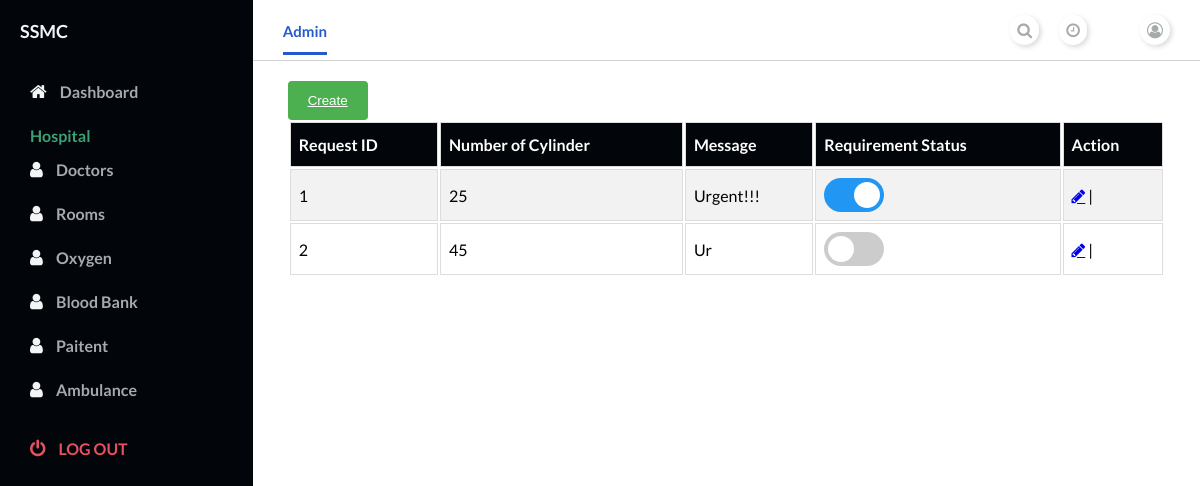
Before: /hospital/dashboard/oxygenlist (signed in) with the older database file.
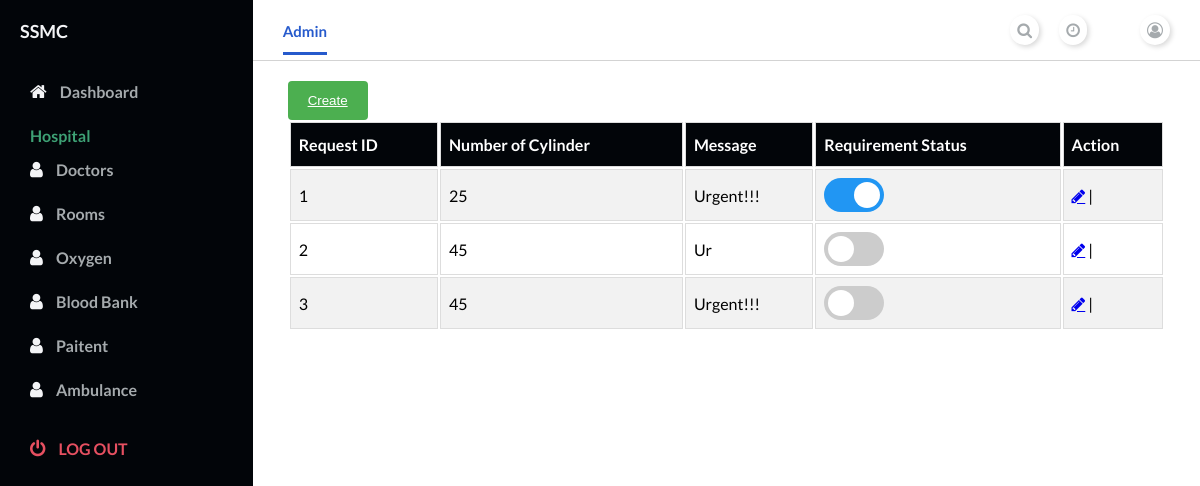
After: the same page with the newer database file.
### hospital/models.py (models this page shows, shortened)
class OxygenOrderModel(models.Model):
    oxygenhospital = models.ForeignKey(User, on_delete=models.CASCADE,
                               related_name='oxygenhospital')
    required=models.IntegerField(null=True,blank=True)
    message=models.TextField(blank=True,null=True,default="")
    status=models.BooleanField(default=False)

### hospital/views.py (the view)
# urls.py: path('oxygenlist', OxygenListView, name='oxygen-list'),
@login_required
def OxygenListView(request):
    oxygen=OxygenOrderModel.objects.filter(oxygenhospital=request.user).order_by('-status')
    return render(request,"hospital/oxygenlist.html",{"oxygens":oxygen})

### templates/hospital/oxygenlist.html (shortened to what this page needs)
{% extends 'hospital/home.html' %}
{% load static %}
{% block content %}
<main>
    <div class="main__container">
        <button class="create" href=""> <a href="{% url 'hospital:oxygen-create' %}">Create</a> </button>
<table id="doctor">
    <tr>
      <th>Request ID</th>
      <th>Number of Cylinder</th>
      <th>Message</th>
      <th>Requirement Status</th>
      <th colspan="2">Action</th>
    </tr>
    {% for o in oxygens %}
    <tr>
      <td>{{o.id}}</td>
      <td>{{o.required}}</td>
      <td>{{o.message}}</td>
      <td>
        <label class="switch">
        <span class="slider round"></span>
          </label>
    </td>
    <td>
        <a class="fa fa-pencil"  href="{% url 'hospital:oxygen-edit' pk=o.id %}" ></a> |
    </td>
    </tr>
        {% endfor %}
      </table>
    </div>
  </main>
{% endblock %}

Changed rows visible on the page:
added OxygenOrderModel: id "3", required "45", message "Urgent!!!"
